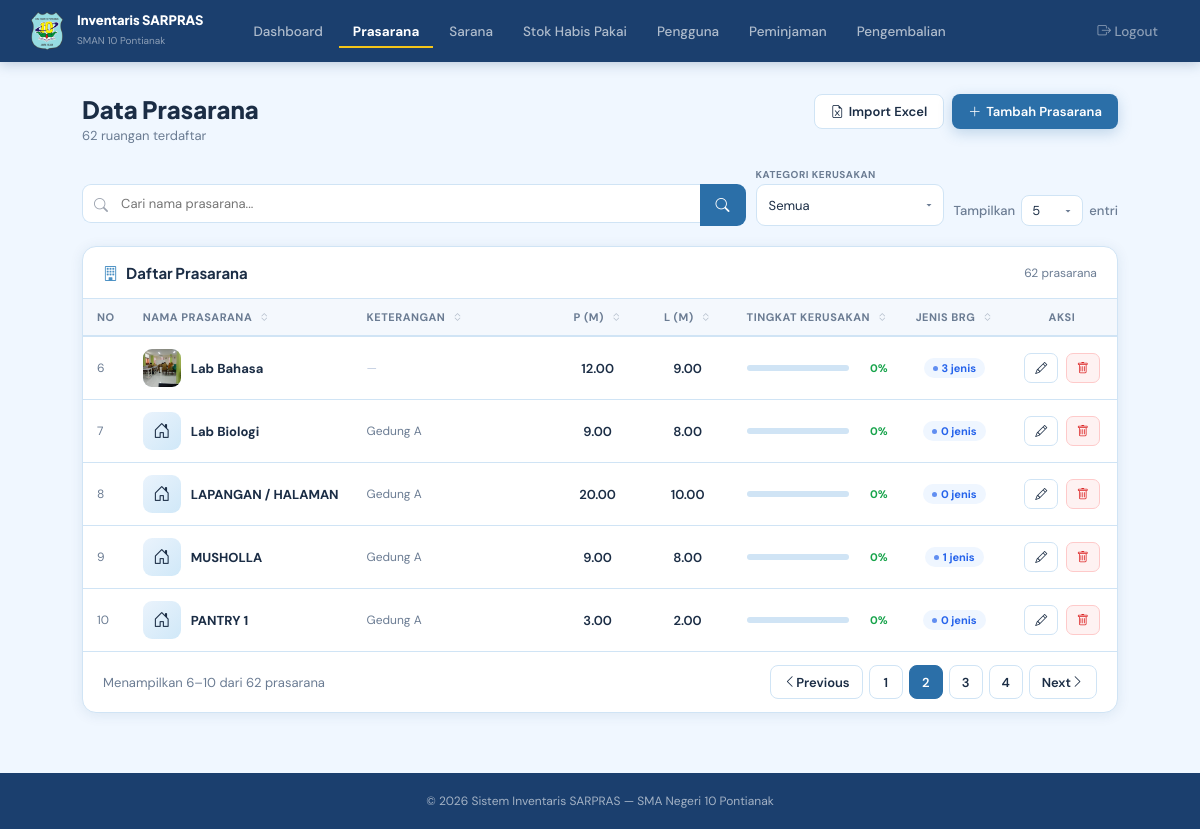
/admin/ruangan.php?page=2 (signed in), run on the app's committed database.
### tables this page shows
CREATE TABLE `ruangan` (
  `id_ruangan` int NOT NULL,
  `nama_ruangan` varchar(75) NOT NULL,
  `keterangan` text,
  `foto` varchar(255) DEFAULT NULL,
  `panjang` decimal(8,2) DEFAULT NULL,
  `lebar` decimal(8,2) DEFAULT NULL,
  `persentase_kerusakan` decimal(5,2) DEFAULT '0.00'
);

### admin/ruangan.php (the view, shortened to what this page needs)
<?php
require_once "../config/koneksi.php";
$search = isset($_GET['q']) ? trim(mysqli_real_escape_string($conn, $_GET['q'])) : '';
$filter_kerusakan = isset($_GET['kerusakan']) && in_array($_GET['kerusakan'],
    ['baik','ringan','sedang','berat']) ? $_GET['kerusakan'] : '';
$valid_per_page = [5,10,20,25,50,100];
$per_page = isset($_GET['per_page']) && in_array((int)$_GET['per_page'],$valid_per_page) ? (int)$_GET['per_page'] : 5;
$page     = max(1, (int)($_GET['page'] ?? 1));
$where = "WHERE 1=1";
$total       = mysqli_fetch_assoc(mysqli_query($conn,
    "SELECT COUNT(*) as t FROM ruangan r $where"))['t'];
$total_pages = max(1, ceil($total / $per_page));
$page        = min($page, $total_pages);
$offset      = ($page - 1) * $per_page;
$ruangan_q = mysqli_query($conn, "
    SELECT r.id_ruangan, r.nama_ruangan, r.keterangan, r.foto,
           r.panjang, r.lebar, r.persentase_kerusakan,
           COUNT(b.id_barang) as jml_barang,
           COALESCE(SUM(b.jumlah),0) as total_jumlah,
           COALESCE(SUM(b.jumlah_laik),0) as total_laik,
           COALESCE(SUM(b.jumlah_tidak_laik),0) as total_tidak_laik
    FROM ruangan r
    LEFT JOIN barang b ON r.id_ruangan = b.id_ruangan
    $where
    GROUP BY r.id_ruangan, r.nama_ruangan, r.keterangan, r.foto,
             r.panjang, r.lebar, r.persentase_kerusakan
    ORDER BY r.nama_ruangan ASC
    LIMIT $per_page OFFSET $offset
");
$ruangan_list = [];
while ($r = mysqli_fetch_assoc($ruangan_q)) $ruangan_list[] = $r;
$pending_count = mysqli_fetch_assoc(mysqli_query($conn,
    "SELECT COUNT(*) as t FROM pengguna WHERE status='pending'"))['t'];
$pm_menunggu   = mysqli_fetch_assoc(mysqli_query($conn,
    "SELECT COUNT(*) as t FROM peminjaman WHERE status='menunggu'"))['t'];
?>
<!DOCTYPE html>
<html lang="id">
<head>
  <link href="https://cdn.jsdelivr.net/npm/bootstrap-icons@1.11.1/font/bootstrap-icons.css" rel="stylesheet">
</head>
<body>
<nav class="navbar">
  <a href="dashboard.php" class="nav-brand">
    <img src="../assets/logo.png" alt="Logo">
    <div class="nav-brand-text">
      <strong>Inventaris SARPRAS</strong>
      <span>SMAN 10 Pontianak</span>
    </div>
  </a>
  <div class="nav-links">
    <a href="dashboard.php"    class="nav-link">Dashboard</a>
    <a href="ruangan.php"      class="nav-link active">Prasarana</a>
    <a href="barang.php"       class="nav-link">Sarana</a>
    <a href="stok_habis_pakai.php" class="nav-link">Stok Habis Pakai</a>
    <a href="pengguna.php"     class="nav-link">
      Pengguna<?php if ($pending_count > 0): ?><span class="nav-badge"><?= $pending_count ?></span><?php endif; ?>
    </a>
    <a href="peminjaman.php"   class="nav-link">
      Peminjaman<?php if ($pm_menunggu > 0): ?><span class="nav-badge"><?= $pm_menunggu ?></span><?php endif; ?>
    </a>
    <a href="pengembalian.php" class="nav-link">Pengembalian</a>
    <a href="../auth/logout.php" class="nav-link logout"><i class="bi bi-box-arrow-right"></i> Logout</a>
  </div>
</nav>
<div class="page-wrapper">
  <div class="page-header">
    <div>
      <div class="page-title">Data Prasarana</div>
      <div class="page-sub"><?= $total ?> ruangan terdaftar</div>
    </div>
    <div style="display:flex;gap:8px;flex-wrap:wrap;">
      <button class="btn btn-secondary" onclick="openImportModal()">
        <i class="bi bi-file-earmark-excel"></i> Import Excel
      </button>
      <button class="btn btn-primary" onclick="openAddModal()">
        <i class="bi bi-plus-lg"></i> Tambah Prasarana
      </button>
    </div>
  </div>
  <div class="toolbar">
    <form method="GET" id="searchFormRuangan" style="display:flex;gap:0;flex:1;min-width:200px;">
      <div class="search-wrap-inner">
        <input type="text" name="q" id="searchInputRuangan" class="search-input"
               placeholder="Cari nama prasarana..."
               value="<?= htmlspecialchars($search) ?>">
      </div>
      <button type="submit" class="btn-search"><i class="bi bi-search"></i></button>
    </form>
    <form method="GET" id="filterFormRuangan" style="display:contents;">
      <div class="filter-group">
        <span class="filter-label">Kategori Kerusakan</span>
        <select name="kerusakan" class="filter-select" onchange="this.form.submit()">
          <option value="">Semua</option>
        </select>
      </div>
      <div style="margin-left:auto;display:flex;align-items:center;gap:6px;align-self:flex-end;">
        <span class="show-entries-label">Tampilkan</span>
        <select class="show-entries-select" name="per_page" onchange="this.form.submit()">
          <option value="5"   <?= $per_page==5?'selected':'' ?>>5</option>
        </select>
        <span class="show-entries-label">entri</span>
      </div>
    </form>
  </div>
  <div class="card">
    <div class="card-header">
      <div class="card-title"><i class="bi bi-building"></i> Daftar Prasarana</div>
      <span style="font-size:12px;color:var(--muted);"><?= number_format($total) ?> prasarana</span>
    </div>
    <div class="table-wrap">
      <table class="inv-table" id="ruanganTable">
        <thead>
          <tr>
            <th style="width:44px;">No</th>
            <th onclick="sortTable(1)" id="th1">Nama Prasarana <span class="sort-icon bi bi-chevron-expand"></span></th>
            <th onclick="sortTable(2)" id="th2" style="width:200px;">Keterangan <span class="sort-icon bi bi-chevron-expand"></span></th>
            <th onclick="sortTable(3)" id="th3" style="width:90px;text-align:center;">P (m) <span class="sort-icon bi bi-chevron-expand"></span></th>
            <th onclick="sortTable(4)" id="th4" style="width:90px;text-align:center;">L (m) <span class="sort-icon bi bi-chevron-expand"></span></th>
            <th onclick="sortTable(5)" id="th5" style="width:160px;">Tingkat Kerusakan <span class="sort-icon bi bi-chevron-expand"></span></th>
            <th onclick="sortTable(7)" id="th7" style="width:100px;text-align:center;">Jenis Brg <span class="sort-icon bi bi-chevron-expand"></span></th>
            <th style="width:110px;text-align:center;">Aksi</th>
          </tr>
        </thead>
        <tbody>
          <?php foreach ($ruangan_list as $i => $room):
            $nm = strtolower($room['nama_ruangan']);
            if      (str_contains($nm,'perpustakaan'))                        { $ikon='<i class="bi bi-book"></i>'; $grad='135deg,#FFF8E1,#FFE082'; }
            elseif  (str_contains($nm,'laborator'))                           { $ikon='<i class="bi bi-activity"></i>'; $grad='135deg,#E8F5E9,#A5D6A7'; }
            elseif  (str_contains($nm,'olahraga')||str_contains($nm,'gym'))   { $ikon='<i class="bi bi-dribbble"></i>'; $grad='135deg,#E3F2FD,#90CAF9'; }
            elseif  (str_contains($nm,'guru'))                                { $ikon='<i class="bi bi-people"></i>'; $grad='135deg,#F3E5F5,#CE93D8'; }
            elseif  (str_contains($nm,'kepala'))                              { $ikon='<i class="bi bi-bank"></i>'; $grad='135deg,#FBE9E7,#FFAB91'; }
            elseif  (str_contains($nm,'tata usaha')||str_contains($nm,'tu'))  { $ikon='<i class="bi bi-clipboard-data"></i>'; $grad='135deg,#E8EAF6,#9FA8DA'; }
            elseif  (str_contains($nm,'komputer'))                            { $ikon='<i class="bi bi-pc-display"></i>'; $grad='135deg,#E0F7FA,#80DEEA'; }
            elseif  (str_contains($nm,'aula'))                                { $ikon='<i class="bi bi-mic"></i>'; $grad='135deg,#FCE4EC,#F48FB1'; }
            elseif  (str_contains($nm,'kantin'))                              { $ikon='<i class="bi bi-cup-hot"></i>'; $grad='135deg,#FFF3E0,#FFCC80'; }
            elseif  (str_contains($nm,'mushola')||str_contains($nm,'masjid')) { $ikon='<i class="bi bi-moon-stars"></i>'; $grad='135deg,#E8F5E9,#81C784'; }
            elseif  (str_contains($nm,'waka')||str_contains($nm,'wakil'))     { $ikon='<i class="bi bi-building"></i>'; $grad='135deg,#E3F2FD,#64B5F6'; }
            else                                                               { $ikon='<i class="bi bi-house-door"></i>'; $grad='135deg,#EAF3FC,#D0E8F8'; }
            $no = ($page - 1) * $per_page + $i + 1;
            $persen = (float)($room['persentase_kerusakan'] ?? 0);
            if ($persen == 0)       { $rusak_cls='rusak-0';   $bar_color='#16A34A'; }
            elseif ($persen <= 30)  { $rusak_cls='rusak-low'; $bar_color='#D97706'; }
            elseif ($persen <= 45)  { $rusak_cls='rusak-mid'; $bar_color='#EA580C'; }
            else                    { $rusak_cls='rusak-high';$bar_color='#DC2626'; }
            $room_js = htmlspecialchars(json_encode([
              'id'         => $room['id_ruangan'],
              'nama'       => $room['nama_ruangan'],
              'keterangan' => $room['keterangan'] ?? '',
              'foto'       => $room['foto'] ?? '',
              'panjang'    => $room['panjang'] ?? '',
              'lebar'      => $room['lebar'] ?? '',
              'persentase' => $room['persentase_kerusakan'] ?? 0,
            ]), ENT_QUOTES);
          ?>
          <tr onclick="window.location='barang.php?ruangan=<?= $room['id_ruangan'] ?>&nama=<?= urlencode($room['nama_ruangan']) ?>'">
            <td style="color:var(--muted);font-size:12px;"><?= $no ?></td>
            <td>
              <div class="td-room">
                <div class="td-thumb" style="background:linear-gradient(<?= $grad ?>);">
                  <?php if (!empty($room['foto'])): ?>
                    <img src="../assets/ruangan/<?= htmlspecialchars($room['foto']) ?>" alt="">
                  <?php else: ?>
                    <?= $ikon ?>
                  <?php endif; ?>
                </div>
                <div>
                  <div class="td-name"><?= htmlspecialchars($room['nama_ruangan']) ?></div>
                </div>
              </div>
            </td>
            <td>
              <div style="font-size:12px;color:var(--muted);max-width:180px;overflow:hidden;text-overflow:ellipsis;white-space:nowrap;">
                <?= $room['keterangan'] ? htmlspecialchars($room['keterangan']) : '<span style="color:#C0CCE0;">—</span>' ?>
              </div>
            </td>
            <td style="text-align:center;font-weight:600;font-size:13px;"><?= $room['panjang'] ?: '<span style="color:var(--muted);">—</span>' ?></td>
            <td style="text-align:center;font-weight:600;font-size:13px;"><?= $room['lebar']   ?: '<span style="color:var(--muted);">—</span>' ?></td>
            <td>
              <div class="rusak-bar-wrap">
                <div class="rusak-bar-track">
                </div>
                <span class="rusak-pct <?= $rusak_cls ?>"><?= number_format($persen, 0) ?>%</span>
              </div>
            </td>
            <td style="text-align:center;">
              <span class="badge badge-info"><?= $room['jml_barang'] ?> jenis</span>
            </td>
            <td style="text-align:center;" onclick="event.stopPropagation();">
              <button class="btn btn-sm btn-secondary" title="Edit" style="margin-right:4px;"
                      onclick="openEditModal(<?= $room_js ?>)">
                <i class="bi bi-pencil"></i>
              </button>
              <button class="btn btn-sm btn-danger" title="Hapus"
                      onclick="openDeleteModal(<?= $room['id_ruangan'] ?>, '<?= htmlspecialchars(addslashes($room['nama_ruangan'])) ?>')">
                <i class="bi bi-trash"></i>
              </button>
            </td>
          </tr>
          <?php endforeach; ?>
        </tbody>
      </table>
    </div>
    <?php if ($total > 0): ?>
    <div class="table-footer">
      <span>Menampilkan <?= ($page-1)*$per_page+1 ?>–<?= min($page*$per_page,$total) ?> dari <?= number_format($total) ?> prasarana</span>
      <div class="pag-btns">
        <?php $bu = '?'.($search?'q='.urlencode($search).'&':'').($filter_kerusakan?'kerusakan='.$filter_kerusakan.'&':'').($per_page!=5?'per_page='.$per_page.'&':''); ?>
        <a href="<?= $bu ?>page=<?= $page-1 ?>" class="pag-btn pag-btn-text <?= $page<=1?'disabled':'' ?>"><i class="bi bi-chevron-left"></i> Previous</a>
        <?php for ($i = max(1,$page-2); $i <= min($total_pages,$page+2); $i++): ?>
          <a href="<?= $bu ?>page=<?= $i ?>" class="pag-btn <?= $i==$page?'active':'' ?>"><?= $i ?></a>
        <?php endfor; ?>
        <a href="<?= $bu ?>page=<?= $page+1 ?>" class="pag-btn pag-btn-text <?= $page>=$total_pages?'disabled':'' ?>">Next <i class="bi bi-chevron-right"></i></a>
      </div>
    </div>
    <?php endif; ?>
  </div>
</div>
<footer>&copy; <?= date('Y') ?> Sistem Inventaris SARPRAS — SMA Negeri 10 Pontianak</footer>
</body>
</html>

### data on the page
ruangan: no "6", foto (picture), nama_ruangan "Lab Bahasa", panjang "12.00", lebar "9.00", persentase_kerusakan "0", jml_barang "3"
ruangan: no "7", nama_ruangan "Lab Biologi", keterangan "Gedung A", panjang "9.00", lebar "8.00", persentase_kerusakan "0", jml_barang "0"
ruangan: no "8", nama_ruangan "LAPANGAN / HALAMAN", keterangan "Gedung A", panjang "20.00", lebar "10.00", persentase_kerusakan "0", jml_barang "0"
ruangan: no "9", nama_ruangan "MUSHOLLA", keterangan "Gedung A", panjang "9.00", lebar "8.00", persentase_kerusakan "0", jml_barang "1"
ruangan: no "10", nama_ruangan "PANTRY 1", keterangan "Gedung A", panjang "3.00", lebar "2.00", persentase_kerusakan "0", jml_barang "0"

### other printed values
$total "62"
min($page*$per_page,$total) "10"
